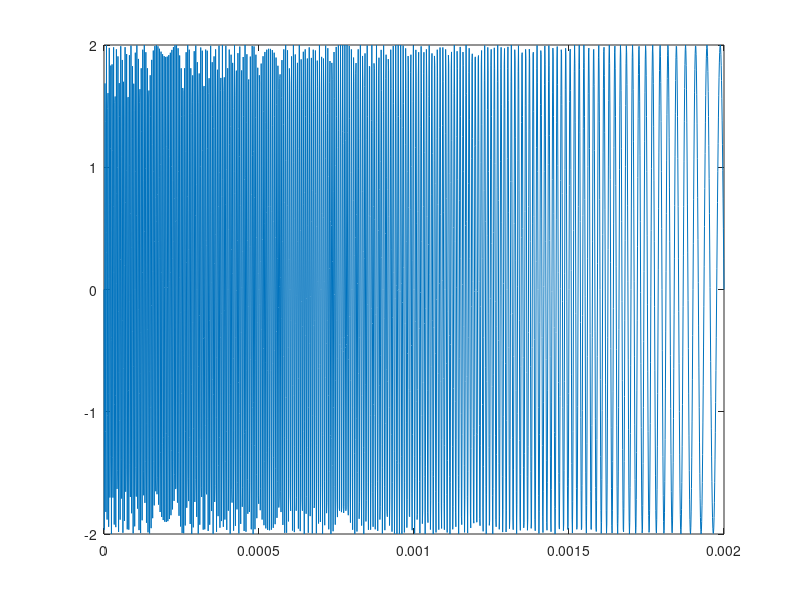
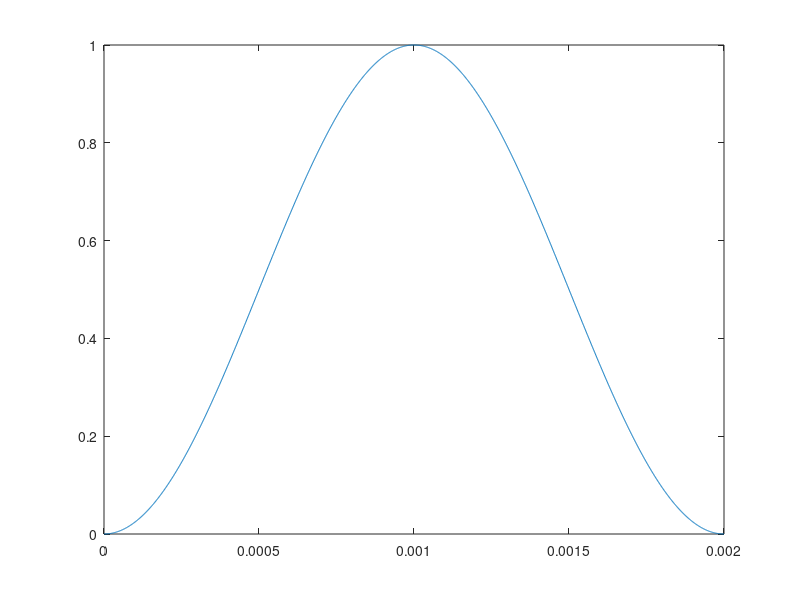
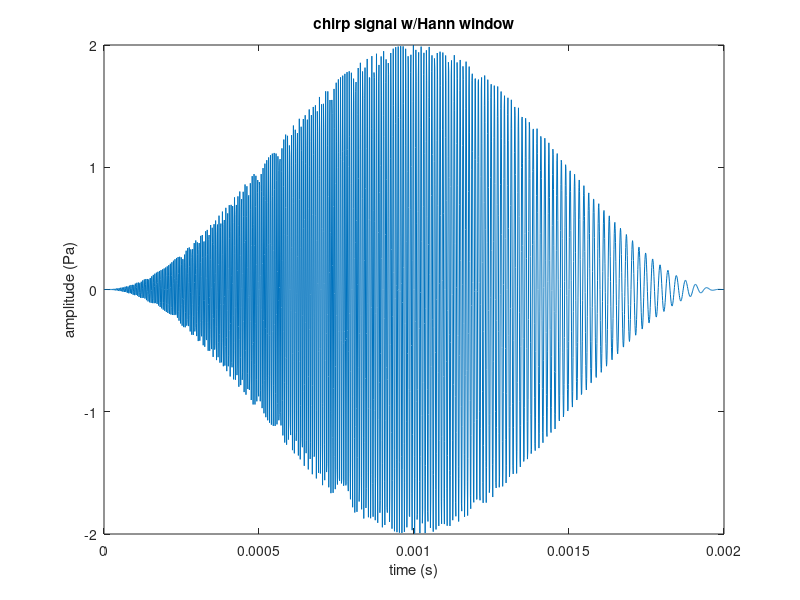

The MATLAB script that drew these images, in order:
clear
clc
t = 0:1E-6:0.002;
%time window so that sound travels 10cm
chirp = 2*sin(2*pi*(20000.*(0.002-t)+((120000-20000)/0.002)*(0.002-t).^2));
hann = 0.5*(1-cos(2*pi*t/0.002));
signal = (chirp.*hann);
plot(t,chirp)
figure
plot(t,hann)
figure
plot(t,signal)
xlabel("time (s)")
ylabel("amplitude (Pa)")
title("chirp signal w/Hann window")